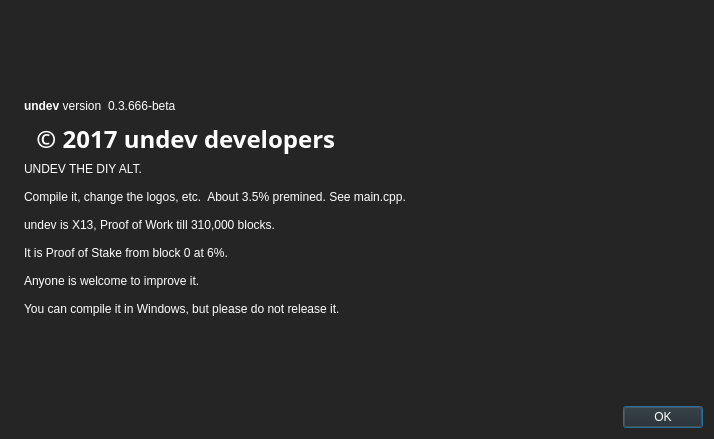
<?xml version="1.0" encoding="UTF-8"?>
<ui version="4.0">
 <class>AboutDialog</class>
 <widget class="QDialog" name="AboutDialog">
  <property name="geometry">
   <rect>
    <x>0</x>
    <y>0</y>
    <width>714</width>
    <height>439</height>
   </rect>
  </property>
  <property name="palette">
   <palette>
    <active>
     <colorrole role="WindowText">
      <brush brushstyle="SolidPattern">
       <color alpha="255">
        <red>255</red>
        <green>255</green>
        <blue>255</blue>
       </color>
      </brush>
     </colorrole>
     <colorrole role="Button">
      <brush brushstyle="SolidPattern">
       <color alpha="255">
        <red>37</red>
        <green>37</green>
        <blue>37</blue>
       </color>
      </brush>
     </colorrole>
     <colorrole role="Light">
      <brush brushstyle="SolidPattern">
       <color alpha="255">
        <red>55</red>
        <green>55</green>
        <blue>55</blue>
       </color>
      </brush>
     </colorrole>
     <colorrole role="Midlight">
      <brush brushstyle="SolidPattern">
       <color alpha="255">
        <red>46</red>
        <green>46</green>
        <blue>46</blue>
       </color>
      </brush>
     </colorrole>
     <colorrole role="Dark">
      <brush brushstyle="SolidPattern">
       <color alpha="255">
        <red>18</red>
        <green>18</green>
        <blue>18</blue>
       </color>
      </brush>
     </colorrole>
     <colorrole role="Mid">
      <brush brushstyle="SolidPattern">
       <color alpha="255">
        <red>24</red>
        <green>24</green>
        <blue>24</blue>
       </color>
      </brush>
     </colorrole>
     <colorrole role="Text">
      <brush brushstyle="SolidPattern">
       <color alpha="255">
        <red>255</red>
        <green>255</green>
        <blue>255</blue>
       </color>
      </brush>
     </colorrole>
     <colorrole role="BrightText">
      <brush brushstyle="SolidPattern">
       <color alpha="255">
        <red>255</red>
        <green>255</green>
        <blue>255</blue>
       </color>
      </brush>
     </colorrole>
     <colorrole role="ButtonText">
      <brush brushstyle="SolidPattern">
       <color alpha="255">
        <red>255</red>
        <green>255</green>
        <blue>255</blue>
       </color>
      </brush>
     </colorrole>
     <colorrole role="Base">
      <brush brushstyle="SolidPattern">
       <color alpha="255">
        <red>0</red>
        <green>0</green>
        <blue>0</blue>
       </color>
      </brush>
     </colorrole>
     <colorrole role="Window">
      <brush brushstyle="SolidPattern">
       <color alpha="255">
        <red>37</red>
        <green>37</green>
        <blue>37</blue>
       </color>
      </brush>
     </colorrole>
     <colorrole role="Shadow">
      <brush brushstyle="SolidPattern">
       <color alpha="255">
        <red>0</red>
        <green>0</green>
        <blue>0</blue>
       </color>
      </brush>
     </colorrole>
     <colorrole role="AlternateBase">
      <brush brushstyle="SolidPattern">
       <color alpha="255">
        <red>18</red>
        <green>18</green>
        <blue>18</blue>
       </color>
      </brush>
     </colorrole>
     <colorrole role="ToolTipBase">
      <brush brushstyle="SolidPattern">
       <color alpha="255">
        <red>255</red>
        <green>255</green>
        <blue>220</blue>
       </color>
      </brush>
     </colorrole>
     <colorrole role="ToolTipText">
      <brush brushstyle="SolidPattern">
       <color alpha="255">
        <red>0</red>
        <green>0</green>
        <blue>0</blue>
       </color>
      </brush>
     </colorrole>
    </active>
    <inactive>
     <colorrole role="WindowText">
      <brush brushstyle="SolidPattern">
       <color alpha="255">
        <red>255</red>
        <green>255</green>
        <blue>255</blue>
       </color>
      </brush>
     </colorrole>
     <colorrole role="Button">
      <brush brushstyle="SolidPattern">
       <color alpha="255">
        <red>37</red>
        <green>37</green>
        <blue>37</blue>
       </color>
      </brush>
     </colorrole>
     <colorrole role="Light">
      <brush brushstyle="SolidPattern">
       <color alpha="255">
        <red>55</red>
        <green>55</green>
        <blue>55</blue>
       </color>
      </brush>
     </colorrole>
     <colorrole role="Midlight">
      <brush brushstyle="SolidPattern">
       <color alpha="255">
        <red>46</red>
        <green>46</green>
        <blue>46</blue>
       </color>
      </brush>
     </colorrole>
     <colorrole role="Dark">
      <brush brushstyle="SolidPattern">
       <color alpha="255">
        <red>18</red>
        <green>18</green>
        <blue>18</blue>
       </color>
      </brush>
     </colorrole>
     <colorrole role="Mid">
      <brush brushstyle="SolidPattern">
       <color alpha="255">
        <red>24</red>
        <green>24</green>
        <blue>24</blue>
       </color>
      </brush>
     </colorrole>
     <colorrole role="Text">
      <brush brushstyle="SolidPattern">
       <color alpha="255">
        <red>255</red>
        <green>255</green>
        <blue>255</blue>
       </color>
      </brush>
     </colorrole>
     <colorrole role="BrightText">
      <brush brushstyle="SolidPattern">
       <color alpha="255">
        <red>255</red>
        <green>255</green>
        <blue>255</blue>
       </color>
      </brush>
     </colorrole>
     <colorrole role="ButtonText">
      <brush brushstyle="SolidPattern">
       <color alpha="255">
        <red>255</red>
        <green>255</green>
        <blue>255</blue>
       </color>
      </brush>
     </colorrole>
     <colorrole role="Base">
      <brush brushstyle="SolidPattern">
       <color alpha="255">
        <red>0</red>
        <green>0</green>
        <blue>0</blue>
       </color>
      </brush>
     </colorrole>
     <colorrole role="Window">
      <brush brushstyle="SolidPattern">
       <color alpha="255">
        <red>37</red>
        <green>37</green>
        <blue>37</blue>
       </color>
      </brush>
     </colorrole>
     <colorrole role="Shadow">
      <brush brushstyle="SolidPattern">
       <color alpha="255">
        <red>0</red>
        <green>0</green>
        <blue>0</blue>
       </color>
      </brush>
     </colorrole>
     <colorrole role="AlternateBase">
      <brush brushstyle="SolidPattern">
       <color alpha="255">
        <red>18</red>
        <green>18</green>
        <blue>18</blue>
       </color>
      </brush>
     </colorrole>
     <colorrole role="ToolTipBase">
      <brush brushstyle="SolidPattern">
       <color alpha="255">
        <red>255</red>
        <green>255</green>
        <blue>220</blue>
       </color>
      </brush>
     </colorrole>
     <colorrole role="ToolTipText">
      <brush brushstyle="SolidPattern">
       <color alpha="255">
        <red>0</red>
        <green>0</green>
        <blue>0</blue>
       </color>
      </brush>
     </colorrole>
    </inactive>
    <disabled>
     <colorrole role="WindowText">
      <brush brushstyle="SolidPattern">
       <color alpha="255">
        <red>18</red>
        <green>18</green>
        <blue>18</blue>
       </color>
      </brush>
     </colorrole>
     <colorrole role="Button">
      <brush brushstyle="SolidPattern">
       <color alpha="255">
        <red>37</red>
        <green>37</green>
        <blue>37</blue>
       </color>
      </brush>
     </colorrole>
     <colorrole role="Light">
      <brush brushstyle="SolidPattern">
       <color alpha="255">
        <red>55</red>
        <green>55</green>
        <blue>55</blue>
       </color>
      </brush>
     </colorrole>
     <colorrole role="Midlight">
      <brush brushstyle="SolidPattern">
       <color alpha="255">
        <red>46</red>
        <green>46</green>
        <blue>46</blue>
       </color>
      </brush>
     </colorrole>
     <colorrole role="Dark">
      <brush brushstyle="SolidPattern">
       <color alpha="255">
        <red>18</red>
        <green>18</green>
        <blue>18</blue>
       </color>
      </brush>
     </colorrole>
     <colorrole role="Mid">
      <brush brushstyle="SolidPattern">
       <color alpha="255">
        <red>24</red>
        <green>24</green>
        <blue>24</blue>
       </color>
      </brush>
     </colorrole>
     <colorrole role="Text">
      <brush brushstyle="SolidPattern">
       <color alpha="255">
        <red>18</red>
        <green>18</green>
        <blue>18</blue>
       </color>
      </brush>
     </colorrole>
     <colorrole role="BrightText">
      <brush brushstyle="SolidPattern">
       <color alpha="255">
        <red>255</red>
        <green>255</green>
        <blue>255</blue>
       </color>
      </brush>
     </colorrole>
     <colorrole role="ButtonText">
      <brush brushstyle="SolidPattern">
       <color alpha="255">
        <red>18</red>
        <green>18</green>
        <blue>18</blue>
       </color>
      </brush>
     </colorrole>
     <colorrole role="Base">
      <brush brushstyle="SolidPattern">
       <color alpha="255">
        <red>37</red>
        <green>37</green>
        <blue>37</blue>
       </color>
      </brush>
     </colorrole>
     <colorrole role="Window">
      <brush brushstyle="SolidPattern">
       <color alpha="255">
        <red>37</red>
        <green>37</green>
        <blue>37</blue>
       </color>
      </brush>
     </colorrole>
     <colorrole role="Shadow">
      <brush brushstyle="SolidPattern">
       <color alpha="255">
        <red>0</red>
        <green>0</green>
        <blue>0</blue>
       </color>
      </brush>
     </colorrole>
     <colorrole role="AlternateBase">
      <brush brushstyle="SolidPattern">
       <color alpha="255">
        <red>37</red>
        <green>37</green>
        <blue>37</blue>
       </color>
      </brush>
     </colorrole>
     <colorrole role="ToolTipBase">
      <brush brushstyle="SolidPattern">
       <color alpha="255">
        <red>255</red>
        <green>255</green>
        <blue>220</blue>
       </color>
      </brush>
     </colorrole>
     <colorrole role="ToolTipText">
      <brush brushstyle="SolidPattern">
       <color alpha="255">
        <red>0</red>
        <green>0</green>
        <blue>0</blue>
       </color>
      </brush>
     </colorrole>
    </disabled>
   </palette>
  </property>
  <property name="windowTitle">
   <string>About undev</string>
  </property>
  <layout class="QHBoxLayout" name="horizontalLayout_2">
   <item>
    <widget class="QLabel" name="label_4">
     <property name="sizePolicy">
      <sizepolicy hsizetype="Preferred" vsizetype="Ignored">
       <horstretch>0</horstretch>
       <verstretch>0</verstretch>
      </sizepolicy>
     </property>
     <property name="pixmap">
      <pixmap resource="../bitcoin.qrc">:/images/about</pixmap>
     </property>
    </widget>
   </item>
   <item>
    <layout class="QVBoxLayout" name="verticalLayout_2">
     <item>
      <spacer name="verticalSpacer_2">
       <property name="orientation">
        <enum>Qt::Vertical</enum>
       </property>
       <property name="sizeHint" stdset="0">
        <size>
         <width>20</width>
         <height>40</height>
        </size>
       </property>
      </spacer>
     </item>
     <item>
      <layout class="QHBoxLayout" name="horizontalLayout">
       <item>
        <widget class="QLabel" name="label">
         <property name="cursor">
          <cursorShape>IBeamCursor</cursorShape>
         </property>
         <property name="text">
          <string>&lt;b&gt;undev&lt;/b&gt; version</string>
         </property>
         <property name="textInteractionFlags">
          <set>Qt::LinksAccessibleByMouse|Qt::TextSelectableByKeyboard|Qt::TextSelectableByMouse</set>
         </property>
        </widget>
       </item>
       <item>
        <widget class="QLabel" name="versionLabel">
         <property name="cursor">
          <cursorShape>IBeamCursor</cursorShape>
         </property>
         <property name="text">
          <string notr="true">0.3.666-beta</string>
         </property>
         <property name="textInteractionFlags">
          <set>Qt::LinksAccessibleByMouse|Qt::TextSelectableByKeyboard|Qt::TextSelectableByMouse</set>
         </property>
        </widget>
       </item>
       <item>
        <spacer name="horizontalSpacer">
         <property name="orientation">
          <enum>Qt::Horizontal</enum>
         </property>
         <property name="sizeHint" stdset="0">
          <size>
           <width>40</width>
           <height>20</height>
          </size>
         </property>
        </spacer>
       </item>
      </layout>
     </item>
     <item>
      <widget class="QLabel" name="copyrightLabel">
       <property name="font">
        <font>
         <family>MS PGothic</family>
         <pointsize>18</pointsize>
         <weight>75</weight>
         <bold>true</bold>
        </font>
       </property>
       <property name="cursor">
        <cursorShape>IBeamCursor</cursorShape>
       </property>
       <property name="text">
        <string>  © 2017 undev developers</string>
       </property>
       <property name="textInteractionFlags">
        <set>Qt::LinksAccessibleByMouse|Qt::TextSelectableByKeyboard|Qt::TextSelectableByMouse</set>
       </property>
      </widget>
     </item>
     <item>
      <widget class="QLabel" name="label_2">
       <property name="cursor">
        <cursorShape>IBeamCursor</cursorShape>
       </property>
       <property name="text">
        <string>UNDEV THE DIY ALT.

Compile it, change the logos, etc.  About 3.5% premined. See main.cpp.

undev is X13, Proof of Work till 310,000 blocks.

It is Proof of Stake from block 0 at 6%.

Anyone is welcome to improve it.

You can compile it in Windows, but please do not release it.</string>
       </property>
       <property name="wordWrap">
        <bool>true</bool>
       </property>
       <property name="textInteractionFlags">
        <set>Qt::LinksAccessibleByMouse|Qt::TextSelectableByKeyboard|Qt::TextSelectableByMouse</set>
       </property>
      </widget>
     </item>
     <item>
      <spacer name="verticalSpacer">
       <property name="orientation">
        <enum>Qt::Vertical</enum>
       </property>
       <property name="sizeHint" stdset="0">
        <size>
         <width>20</width>
         <height>40</height>
        </size>
       </property>
      </spacer>
     </item>
     <item>
      <widget class="QDialogButtonBox" name="buttonBox">
       <property name="orientation">
        <enum>Qt::Horizontal</enum>
       </property>
       <property name="standardButtons">
        <set>QDialogButtonBox::Ok</set>
       </property>
      </widget>
     </item>
    </layout>
   </item>
  </layout>
 </widget>
 <resources>
  <include location="../bitcoin.qrc"/>
 </resources>
 <connections>
  <connection>
   <sender>buttonBox</sender>
   <signal>accepted()</signal>
   <receiver>AboutDialog</receiver>
   <slot>accept()</slot>
   <hints>
    <hint type="sourcelabel">
     <x>360</x>
     <y>308</y>
    </hint>
    <hint type="destinationlabel">
     <x>157</x>
     <y>274</y>
    </hint>
   </hints>
  </connection>
  <connection>
   <sender>buttonBox</sender>
   <signal>rejected()</signal>
   <receiver>AboutDialog</receiver>
   <slot>reject()</slot>
   <hints>
    <hint type="sourcelabel">
     <x>428</x>
     <y>308</y>
    </hint>
    <hint type="destinationlabel">
     <x>286</x>
     <y>274</y>
    </hint>
   </hints>
  </connection>
 </connections>
</ui>
